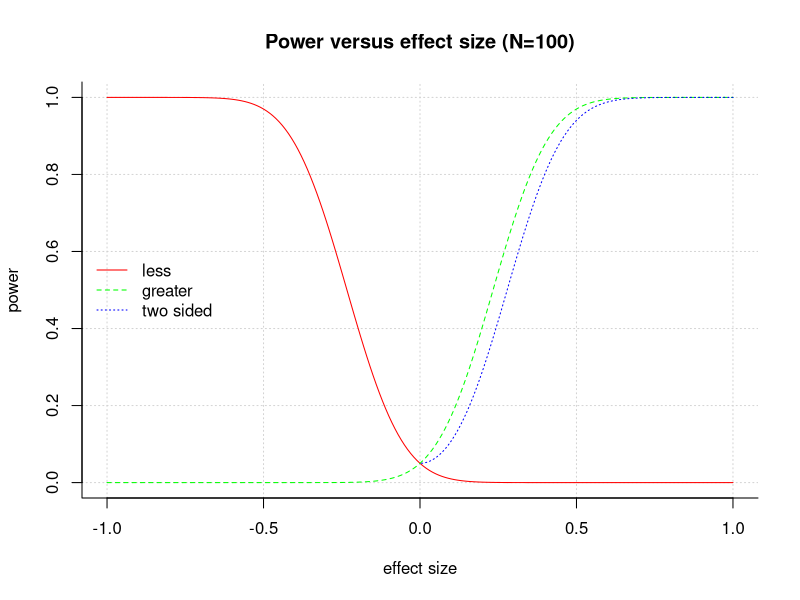

This figure's R source:
# 2020-20-02
# file:
# ptII_quan_classicstats_N-P_powerfunc.r
#
# location:
# chap. 4 [4.5.2.1]
# Praktische Bedeutsamkeit im Kontext von statistischer Bedeutsamkeit

# load necessary libs
library(pwr)


# power function - different effect sizes
alpha <- 0.05
N <- 100

# power <- 0.8
ES <- seq(-1,1,0.01)

# calculate power based on other values (see above)
res1 <- pwr.t.test(n=N,d=ES,power=NULL,sig.level=alpha,type="two.sample",alternative="less")
res2 <- pwr.t.test(n=N,d=ES,power=NULL,sig.level=alpha,type="two.sample",alternative="greater")
res3 <- pwr.t.test(n=N,d=ES,power=NULL,sig.level=alpha,type="two.sample",alternative="two.sided")

# plot power functions versus effect sizes for less/ greater/ two-sided
kol <- rainbow(3)
plot(res1[["d"]],res1[["power"]], panel.first=grid(), bty="l", type="l",lty=1,col=kol[1],main=paste("Power versus effect size (N=",N,")",sep=""),xlab="effect size",ylab="power")
lines(res2[["d"]],res2[["power"]],type="l",lty=2,col=kol[2])
lines(res3[["d"]],res3[["power"]],type="l",lty=3,col=kol[3])
legend("left", col=kol,lty=c(1,2,3),legend=c("less","greater","two sided"), bty="n", cex=1)
